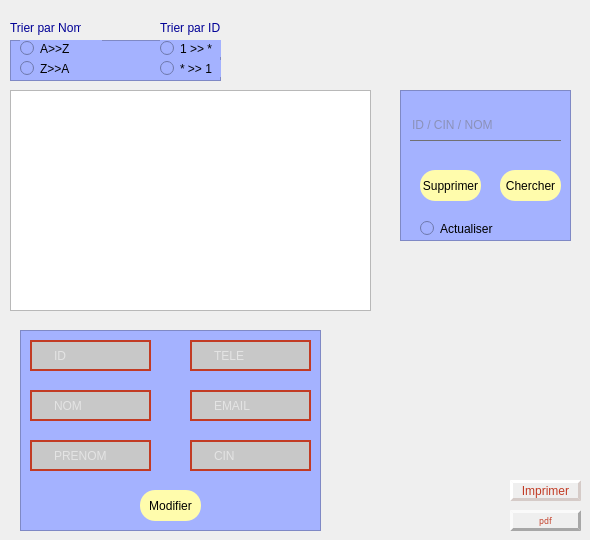
      <widget class="QWidget" name="tab_afficherFour">
       <attribute name="icon">
        <iconset>
         <normaloff>../../download (1).png</normaloff>../../download (1).png</iconset>
       </attribute>
       <attribute name="title">
        <string>AFFICHER</string>
       </attribute>
       <widget class="QTableView" name="tableView_afficherFour">
        <property name="geometry">
         <rect>
          <x>10</x>
          <y>90</y>
          <width>361</width>
          <height>221</height>
         </rect>
        </property>
       </widget>
       <widget class="QFrame" name="frame_2">
        <property name="geometry">
         <rect>
          <x>20</x>
          <y>330</y>
          <width>301</width>
          <height>201</height>
         </rect>
        </property>
        <property name="styleSheet">
         <string notr="true">background-color: rgb(164, 178, 255);</string>
        </property>
        <property name="frameShape">
         <enum>QFrame::StyledPanel</enum>
        </property>
        <property name="frameShadow">
         <enum>QFrame::Raised</enum>
        </property>
        <widget class="QLineEdit" name="lineEdit_modifierId">
         <property name="geometry">
          <rect>
           <x>10</x>
           <y>10</y>
           <width>121</width>
           <height>31</height>
          </rect>
         </property>
         <property name="styleSheet">
          <string notr="true">QLineEdit
{
border:2px solid rgb(194, 59, 36);
border-radius:20px;
color:#FFF;
padding-left :20px;
padding-right :20px;
background-color:rgb(200, 200, 200);

}
QLineEdit:hover
{
border: 2px solid rgb(0,0,0);
background-color:rgb(115, 115, 115) ;
}
QLineEdit:focus
{
border:2px solid rgb(0,0,0);
background-color: rgb(121, 121, 121);
}</string>
         </property>
         <property name="text">
          <string/>
         </property>
         <property name="placeholderText">
          <string>ID</string>
         </property>
        </widget>
        <widget class="QLineEdit" name="lineEdit_modifierNom">
         <property name="geometry">
          <rect>
           <x>10</x>
           <y>60</y>
           <width>121</width>
           <height>31</height>
          </rect>
         </property>
         <property name="styleSheet">
          <string notr="true">QLineEdit
{
border:2px solid rgb(194, 59, 36);
border-radius:20px;
color:#FFF;
padding-left :20px;
padding-right :20px;
background-color:rgb(200, 200, 200);

}
QLineEdit:hover
{
border: 2px solid rgb(0,0,0);
background-color:rgb(115, 115, 115);
}
QLineEdit:focus
{
border:2px solid rgb(0,0,0);
background-color: rgb(121, 121, 121);
}</string>
         </property>
         <property name="text">
          <string/>
         </property>
         <property name="placeholderText">
          <string>NOM</string>
         </property>
        </widget>
        <widget class="QLineEdit" name="lineEdit_modifierPrenom">
         <property name="geometry">
          <rect>
           <x>10</x>
           <y>110</y>
           <width>121</width>
           <height>31</height>
          </rect>
         </property>
         <property name="styleSheet">
          <string notr="true">QLineEdit
{
border:2px solid rgb(194, 59, 36);
border-radius:20px;
color:#FFF;
padding-left :20px;
padding-right :20px;
background-color:rgb(200, 200, 200);

}
QLineEdit:hover
{
border: 2px solid rgb(0,0,0);
background-color:rgb(115, 115, 115) ;
}
QLineEdit:focus
{
border:2px solid rgb(0,0,0);
background-color: rgb(121, 121, 121);
}</string>
         </property>
         <property name="text">
          <string/>
         </property>
         <property name="placeholderText">
          <string>PRENOM</string>
         </property>
        </widget>
        <widget class="QLineEdit" name="lineEdit_modifierEmail">
         <property name="geometry">
          <rect>
           <x>170</x>
           <y>60</y>
           <width>121</width>
           <height>31</height>
          </rect>
         </property>
         <property name="styleSheet">
          <string notr="true">QLineEdit
{
border:2px solid rgb(194, 59, 36);
border-radius:20px;
color:#FFF;
padding-left :20px;
padding-right :20px;
background-color:rgb(200, 200, 200);

}
QLineEdit:hover
{
border: 2px solid rgb(0,0,0);
background-color:rgb(115, 115, 115) ;
}
QLineEdit:focus
{
border:2px solid rgb(0,0,0);
background-color: rgb(121, 121, 121);
}</string>
         </property>
         <property name="text">
          <string/>
         </property>
         <property name="placeholderText">
          <string>EMAIL</string>
         </property>
        </widget>
        <widget class="QLineEdit" name="lineEdit_modifierCin">
         <property name="geometry">
          <rect>
           <x>170</x>
           <y>110</y>
           <width>121</width>
           <height>31</height>
          </rect>
         </property>
         <property name="styleSheet">
          <string notr="true">QLineEdit
{
border:2px solid rgb(194, 59, 36);
border-radius:20px;
color:#FFF;
padding-left :20px;
padding-right :20px;
background-color:rgb(200, 200, 200);

}
QLineEdit:hover
{
border: 2px solid rgb(0,0,0);
background-color:rgb(115, 115, 115) ;
}
QLineEdit:focus
{
border:2px solid rgb(0,0,0);
background-color: rgb(121, 121, 121);
}</string>
         </property>
         <property name="text">
          <string/>
         </property>
         <property name="placeholderText">
          <string>CIN</string>
         </property>
        </widget>
        <widget class="QLineEdit" name="lineEdit_modifierNum">
         <property name="geometry">
          <rect>
           <x>170</x>
           <y>10</y>
           <width>121</width>
           <height>31</height>
          </rect>
         </property>
         <property name="styleSheet">
          <string notr="true">QLineEdit
{
border:2px solid rgb(194, 59, 36);
border-radius:20px;
color:#FFF;
padding-left :20px;
padding-right :20px;
background-color:rgb(200, 200, 200);

}
QLineEdit:hover
{
border: 2px solid rgb(0,0,0);
background-color:rgb(115, 115, 115);
}
QLineEdit:focus
{
border:2px solid rgb(0,0,0);
background-color: rgb(121, 121, 121);
}</string>
         </property>
         <property name="text">
          <string/>
         </property>
         <property name="placeholderText">
          <string>TELE</string>
         </property>
        </widget>
        <widget class="QPushButton" name="pushButton_modifierFour">
         <property name="geometry">
          <rect>
           <x>120</x>
           <y>160</y>
           <width>61</width>
           <height>31</height>
          </rect>
         </property>
         <property name="styleSheet">
          <string notr="true">QPushButton
{
background-color:rgb(255, 252, 172);
border-radius:15px;}
QPushButton:hover
{
color:#333;
background:#49ebff;
background:rgb(200, 200, 200);
}</string>
         </property>
         <property name="text">
          <string>Modifier</string>
         </property>
        </widget>
       </widget>
       <widget class="QFrame" name="frame_3">
        <property name="geometry">
         <rect>
          <x>400</x>
          <y>90</y>
          <width>171</width>
          <height>151</height>
         </rect>
        </property>
        <property name="styleSheet">
         <string notr="true">background-color: rgb(164, 178, 255);
</string>
        </property>
        <property name="frameShape">
         <enum>QFrame::StyledPanel</enum>
        </property>
        <property name="frameShadow">
         <enum>QFrame::Raised</enum>
        </property>
        <widget class="QLineEdit" name="lineEdit_suppidFour">
         <property name="geometry">
          <rect>
           <x>10</x>
           <y>20</y>
           <width>151</width>
           <height>31</height>
          </rect>
         </property>
         <property name="styleSheet">
          <string notr="true">/*QLineEdit
{
border:2px solid rgb(194, 59, 36);
border-radius:20px;
color:#FFF;
padding-left :20px;
padding-right :20px;
background-color:rgb(217, 217, 217) ;

}
QLineEdit:hover
{
border: 2px solid rgb(0,0,0);
background-color:rgb(200,200,200) ;
}
QLineEdit:focus
{
border:2px solid rgb(0,0,0);
	background-color: rgb(121,121,121);
}*/
QLineEdit
{
background:transparent;
border:none;
color:#717072;
border-bottom:1px solid #717072;
}</string>
         </property>
         <property name="text">
          <string/>
         </property>
         <property name="placeholderText">
          <string>ID / CIN / NOM</string>
         </property>
        </widget>
        <widget class="QPushButton" name="supprimerFour">
         <property name="geometry">
          <rect>
           <x>20</x>
           <y>80</y>
           <width>61</width>
           <height>31</height>
          </rect>
         </property>
         <property name="styleSheet">
          <string notr="true">QPushButton
{
background-color:rgb(255, 252, 172);
border-radius:15px;}
QPushButton:hover
{
color:#333;
background:#49ebff;
background:rgb(200, 200, 200);
}</string>
         </property>
         <property name="text">
          <string>Supprimer</string>
         </property>
        </widget>
        <widget class="QPushButton" name="chercherFour">
         <property name="geometry">
          <rect>
           <x>100</x>
           <y>80</y>
           <width>61</width>
           <height>31</height>
          </rect>
         </property>
         <property name="styleSheet">
          <string notr="true">QPushButton
{
background-color:rgb(255, 252, 172);
border-radius:15px;}
QPushButton:hover
{
color:#333;
background:#49ebff;
background:rgb(200, 200, 200);
}
</string>
         </property>
         <property name="text">
          <string>Chercher</string>
         </property>
        </widget>
        <widget class="QRadioButton" name="radioButton">
         <property name="geometry">
          <rect>
           <x>20</x>
           <y>130</y>
           <width>82</width>
           <height>17</height>
          </rect>
         </property>
         <property name="styleSheet">
          <string notr="true">QRadioButton
{
	
	color: rgb(0, 0, 0);
	
	font: 87 6pt &quot;Arial Black&quot;;
}</string>
         </property>
         <property name="text">
          <string>Actualiser</string>
         </property>
        </widget>
       </widget>
       <widget class="QFrame" name="frame">
        <property name="geometry">
         <rect>
          <x>10</x>
          <y>40</y>
          <width>211</width>
          <height>41</height>
         </rect>
        </property>
        <property name="styleSheet">
         <string notr="true">background-color: rgb(164, 178, 255);
</string>
        </property>
        <property name="frameShape">
         <enum>QFrame::StyledPanel</enum>
        </property>
        <property name="frameShadow">
         <enum>QFrame::Raised</enum>
        </property>
        <widget class="QRadioButton" name="radioButton_D">
         <property name="geometry">
          <rect>
           <x>10</x>
           <y>20</y>
           <width>82</width>
           <height>17</height>
          </rect>
         </property>
         <property name="styleSheet">
          <string notr="true">QRadioButton
{
	
	color: rgb(0, 0, 0);
	
	font: 87 6pt &quot;Arial Black&quot;;
}</string>
         </property>
         <property name="text">
          <string>Z&gt;&gt;A</string>
         </property>
        </widget>
        <widget class="QRadioButton" name="radioButton_A">
         <property name="geometry">
          <rect>
           <x>10</x>
           <y>0</y>
           <width>82</width>
           <height>17</height>
          </rect>
         </property>
         <property name="styleSheet">
          <string notr="true">QRadioButton
{
	
	color: rgb(0, 0, 0);
	
	font: 87 6pt &quot;Arial Black&quot;;
}</string>
         </property>
         <property name="text">
          <string>A&gt;&gt;Z</string>
         </property>
        </widget>
        <widget class="QRadioButton" name="radioButton_DES_triID">
         <property name="geometry">
          <rect>
           <x>150</x>
           <y>20</y>
           <width>82</width>
           <height>17</height>
          </rect>
         </property>
         <property name="styleSheet">
          <string notr="true">QRadioButton
{
	
	color: rgb(0, 0, 0);
	
	font: 87 6pt &quot;Arial Black&quot;;
}</string>
         </property>
         <property name="text">
          <string>* &gt;&gt; 1</string>
         </property>
        </widget>
        <widget class="QRadioButton" name="radioButton_ASC_triID">
         <property name="geometry">
          <rect>
           <x>150</x>
           <y>0</y>
           <width>82</width>
           <height>17</height>
          </rect>
         </property>
         <property name="styleSheet">
          <string notr="true">QRadioButton
{
	
	color: rgb(0, 0, 0);
	
	font: 87 6pt &quot;Arial Black&quot;;
}</string>
         </property>
         <property name="text">
          <string>1 &gt;&gt; *</string>
         </property>
        </widget>
       </widget>
       <widget class="QPushButton" name="pushButton_imprimerFour">
        <property name="geometry">
         <rect>
          <x>510</x>
          <y>480</y>
          <width>71</width>
          <height>21</height>
         </rect>
        </property>
        <property name="styleSheet">
         <string notr="true">QPushButton
{border-width:3px;
border-radius:20px;
border-color:rgb(213, 203, 200);
border-style:outset;
color:rgb(194, 59, 36);
	font: 6pt &quot;Arial Black&quot;;
}</string>
        </property>
        <property name="text">
         <string>Imprimer</string>
        </property>
       </widget>
       <widget class="QPushButton" name="pushButton_pdfFour">
        <property name="geometry">
         <rect>
          <x>510</x>
          <y>510</y>
          <width>71</width>
          <height>21</height>
         </rect>
        </property>
        <property name="font">
         <font>
          <family>Arial Black</family>
          <pointsize>6</pointsize>
          <weight>50</weight>
          <italic>false</italic>
          <bold>false</bold>
         </font>
        </property>
        <property name="styleSheet">
         <string notr="true">QPushButton
{border-width:3px;
border-radius:20px;
border-color:rgb(167, 167, 167);
border-style:outset;
color:rgb(194, 59, 36);
	font: 6pt &quot;Arial Black&quot;;
}</string>
        </property>
        <property name="text">
         <string>pdf</string>
        </property>
       </widget>
       <widget class="QLabel" name="label">
        <property name="geometry">
         <rect>
          <x>10</x>
          <y>20</y>
          <width>71</width>
          <height>16</height>
         </rect>
        </property>
        <property name="styleSheet">
         <string notr="true">color:rgb(0, 0, 150);</string>
        </property>
        <property name="text">
         <string>Trier par Nom</string>
        </property>
       </widget>
       <widget class="QLabel" name="label_2">
        <property name="geometry">
         <rect>
          <x>160</x>
          <y>20</y>
          <width>71</width>
          <height>16</height>
         </rect>
        </property>
        <property name="styleSheet">
         <string notr="true">color:rgb(0, 0, 150);</string>
        </property>
        <property name="text">
         <string>Trier par ID</string>
        </property>
       </widget>
      </widget>
